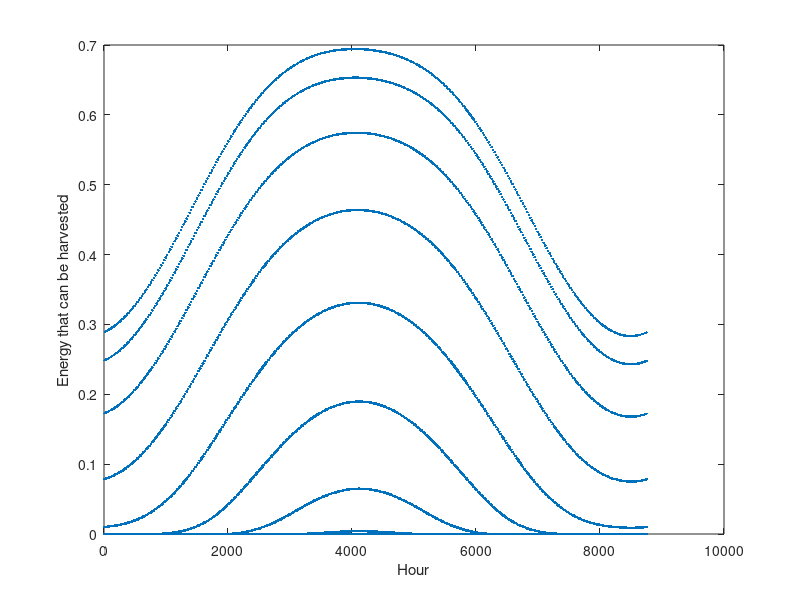
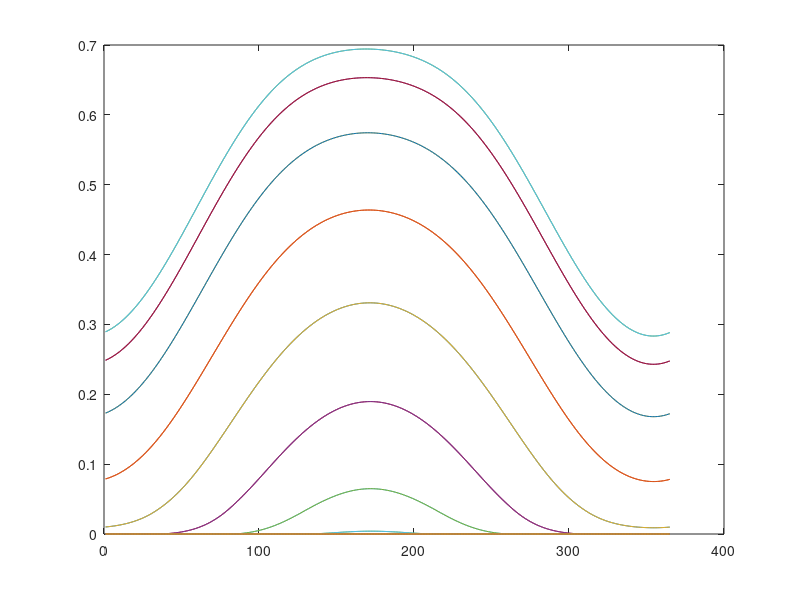
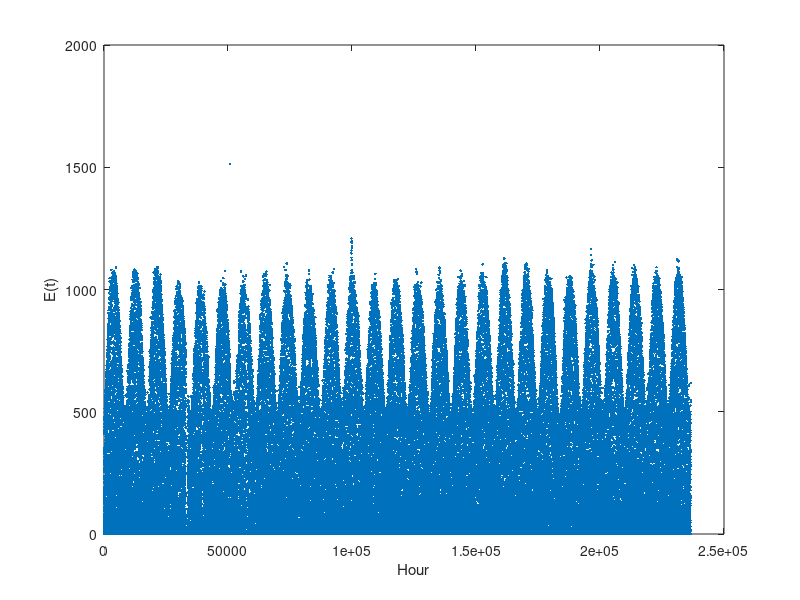
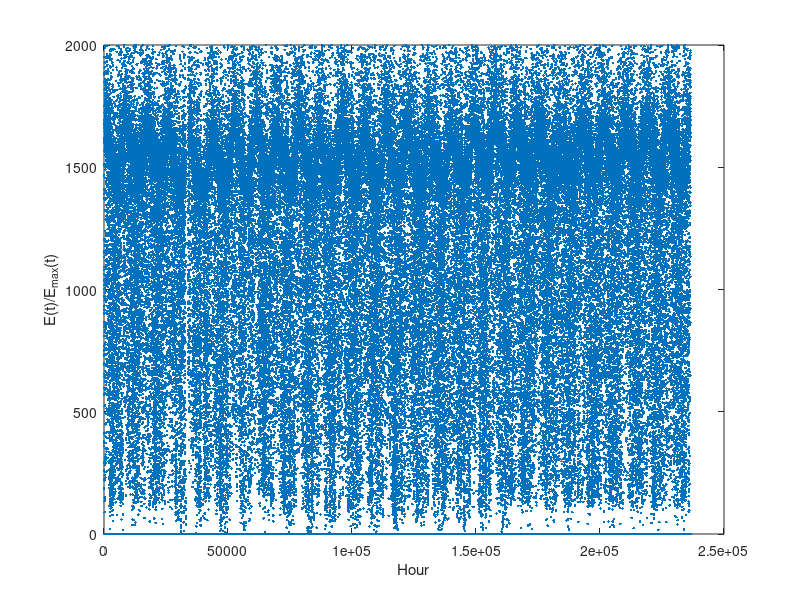

The MATLAB source for these figures, in order:
clear all
close all
clc
height = 1.829;
a0 = 0.4237 - 0.00821*(6-height)^2;
a1 = 0.5055 + 0.00595*(6.5-height)^2;
k = 0.2711 + 0.01858*(2.5-height)^2;
lat = 39.742*pi/180;
n = 1:365;
    ThetaC = 23.45* sin(2*pi*(284+n)/365)*pi/180;
n = 1:24;
Eh = zeros(365*24,1);
for d = 1:365
    f = @(x) (1 + 0.034*cos(2*pi*d/365))*(a0+a1*exp(-k./(max(sin(lat)* sin(ThetaC(d)) + cos(lat)*cos(ThetaC(d))*cos(pi*(x-12)/12),0)))).*max(sin(lat)* sin(ThetaC(d)) + cos(lat)*cos(ThetaC(d))*cos(pi*(x-12)/12),0);
    for h = 1:24
        Eh((d-1)*24+h) = integral(f,h-1,h);
    end
end
figure;
plot(Eh,'.');
xlabel('Hour');
ylabel('Energy that can be harvested');

load('dat.mat');
value=dat;
Ehh = reshape(Eh,24,365);
Ehh = Ehh';
figure;
plot(Ehh);

[lx ly] = size(value);

Eseq = zeros(lx*ly,1);
for i = 1:lx
    for j = 1:ly
        Eseq((i-1)*24+j) = value(i,j);
        if ~( Eseq((i-1)*24+j) >= 0 && Eseq((i-1)*24+j) < 2000)
            Eseq((i-1)*24+j) = 0;
        end
    end
end

Year27 = Eseq;
figure;
plot(Year27,'.')
xlabel('Hour')
ylabel('E(t)')
Year = reshape(Year27,365*24,27);
Yearnew = zeros(size(Year));
for i = 1:27
    Yearnew(:,i) = Year(:,i)./Eh;
end

Year27new = reshape(Yearnew,27*365*24,1);

for i = 1:27*365*24
    if  ~(Year27new(i)>=0 && Year27new(i)<= 2000)
        Year27new(i) = 0;
    end
end

figure;
plot(Year27new,'.')
xlabel('Hour')
ylabel('E(t)/E_{max}(t)')